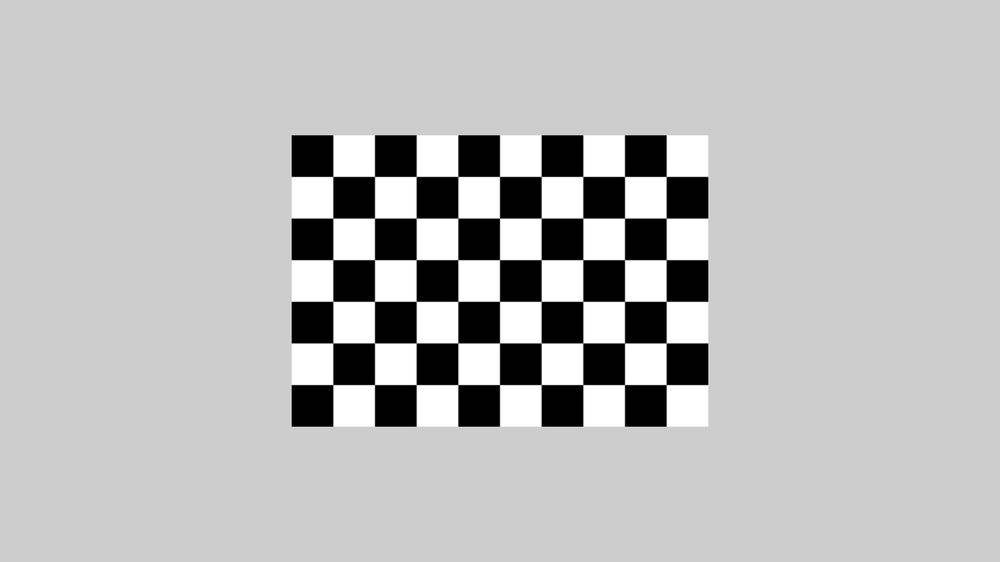
#> input picture labs1 - optic/data/chessboard/calib_01.png, 1000 x 562 px, shrunk from 1920 x 1080 before the run; its folder holds 4 pictures in this run
$ python calibrate.py
#> lines starting #> are read from the running program, lines starting #| are printed output that depends on the picture; after the words box and inside, x2 and y2 are one past the last pixel; in counts of white or black regions, pixels touching at a corner belong together
import cv2
import numpy as np
import glob
from pathlib import Path

# ---------- НАСТРОЙКИ ----------
CHESSBOARD = (9, 6)      # количество ВНУТРЕННИХ углов (ширина, высота)
SQUARE_SIZE = 25         # размер клетки в мм

CHESS_DIR = 'data/chessboard'
RESULTS_DIR = Path('results')
RESULTS_DIR.mkdir(exist_ok=True)

# ---------- ПРОВЕРКА ВХОДНЫХ ДАННЫХ ----------
images = glob.glob(f'{CHESS_DIR}/*.jpg') + glob.glob(f'{CHESS_DIR}/*.png')
print(f'Найдено изображений: {len(images)}')

if len(images) == 0:
    raise SystemExit(
        f'[!] В папке {CHESS_DIR} нет изображений.\n'
        f'    Положите 15-20 фото шахматной доски (jpg/png) и запустите снова.'
    )

# ---------- ЭТАЛОННЫЕ 3D-ТОЧКИ ----------
objp = np.zeros((CHESSBOARD[0] * CHESSBOARD[1], 3), np.float32)
objp[:, :2] = np.mgrid[0:CHESSBOARD[0], 0:CHESSBOARD[1]].T.reshape(-1, 2)
objp *= SQUARE_SIZE

objpoints = []   # 3D-точки в реальном мире
imgpoints = []   # 2D-точки на изображениях
img_size = None  # размер изображения (ширина, высота)

# ---------- ПОИСК УГЛОВ НА КАЖДОМ ФОТО ----------
found = 0
for fname in images:
    img = cv2.imread(fname)
#> img is the input picture: shape (562, 1000, 3); min 0, max 255, mean 188.3
    if img is None:
        print(f'[!] Не удалось прочитать: {fname}')
        continue

    gray = cv2.cvtColor(img, cv2.COLOR_BGR2GRAY)

    # Запоминаем размер изображения (нужен для calibrateCamera)
    if img_size is None:
        img_size = gray.shape[::-1]  # (width, height)
#> img_size = (1000, 562)

    ret, corners = cv2.findChessboardCorners(gray, CHESSBOARD, None)
#> ret = True; corners = 54 rows, first 8: [333, 176.5], [374.3, 176.3], [416, 176.5], [458, 176.5], [499.7, 176.3], [541, 176.5], [583, 176.5], [624.3, 176.3]
    if not ret:
        print(f'[!] Доска не найдена: {fname}')
        continue

    # Уточняем углы с субпиксельной точностью
    criteria = (cv2.TERM_CRITERIA_EPS + cv2.TERM_CRITERIA_MAX_ITER, 30, 0.001)
    corners2 = cv2.cornerSubPix(gray, corners, (11, 11), (-1, -1), criteria)
#> corners2 = 54 rows, first 8: [332.8, 176.4], [374.5, 176.4], [416.2, 176.4], [457.8, 176.4], [499.5, 176.4], [541.2, 176.4], [582.8, 176.4], [624.5, 176.4]

    objpoints.append(objp)
    imgpoints.append(corners2)
    found += 1

    # Визуализация найденных углов
    vis = img.copy()
    cv2.drawChessboardCorners(vis, CHESSBOARD, corners2, ret)
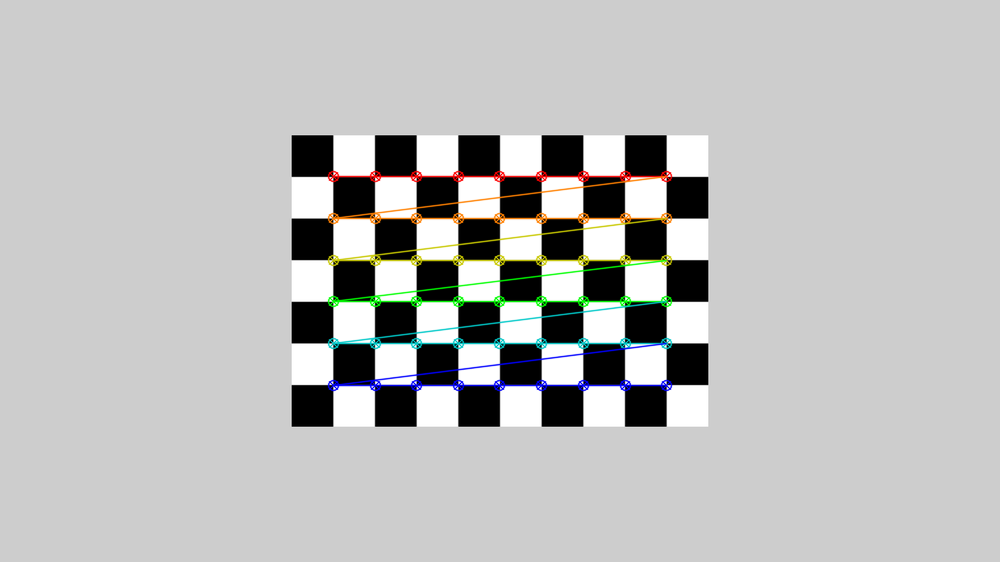
#> vis: shape (562, 1000, 3); 2.69% of pixels changed, all inside (x1, y1, x2, y2) = (327, 170, 673, 392)
    out_name = RESULTS_DIR / f'chessboard_detected_{Path(fname).stem}.jpg'
    cv2.imwrite(str(out_name), vis)
#> pass 2 of the loop `for fname in images:`:
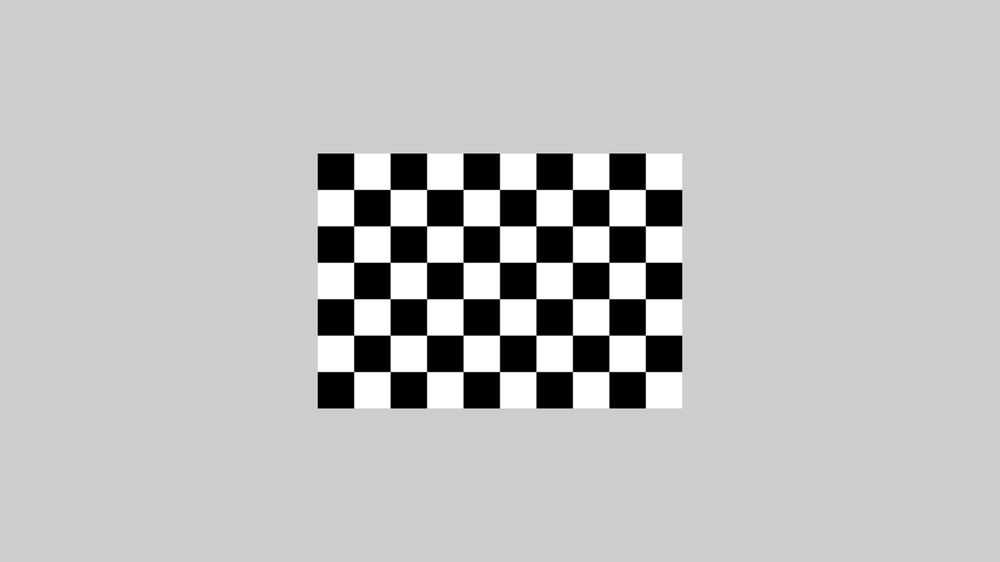
#> input picture labs1 - optic/data/chessboard/calib_02.png, 1000 x 562 px, shrunk from 1920 x 1080 before the run
#> img is the input picture: shape (562, 1000, 3); min 0, max 255, mean 192.2
#> corners = 54 rows, first 8: [354, 189.5], [390, 189.5], [426.7, 189.3], [463, 189.5], [499.7, 189.3], [536, 189.5], [572.5, 189.5], [609, 189.5]
#> corners2 = 54 rows, first 8: [353.6, 189.4], [390.2, 189.4], [426.6, 189.4], [463.1, 189.4], [499.5, 189.4], [535.9, 189.4], [572.4, 189.5], [608.8, 189.4]
#> `cv2.drawChessboardCorners(vis, CHESSBOARD, corners2, ret)`:
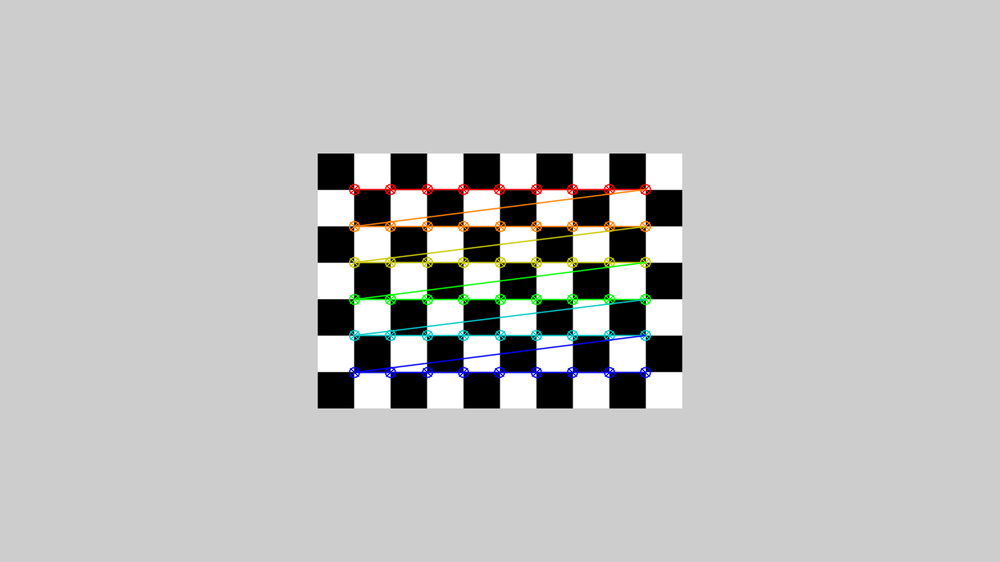
#> vis: shape (562, 1000, 3); 2.44% of pixels changed, all inside (x1, y1, x2, y2) = (348, 183, 652, 379)
#> pass 3 of the loop `for fname in images:`:
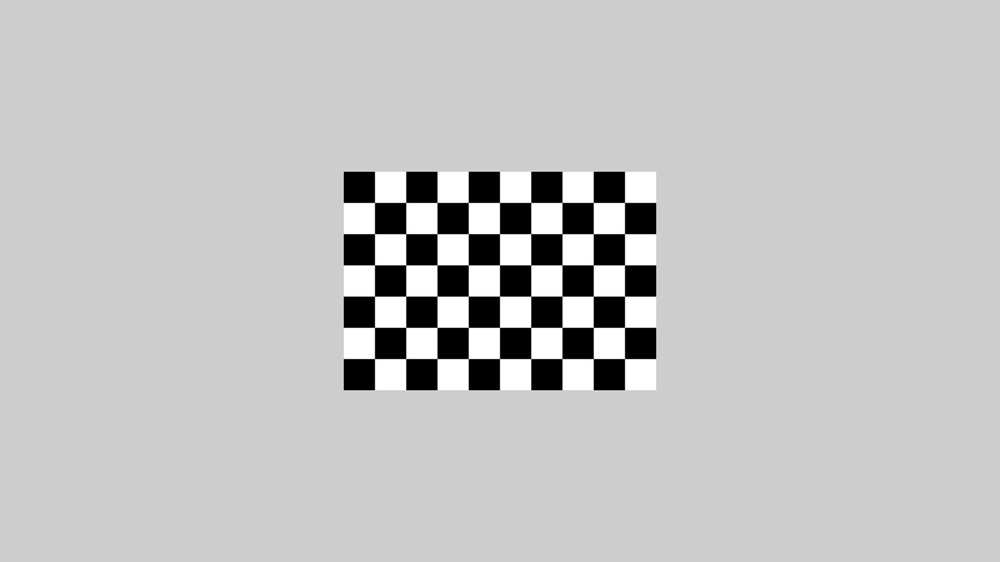
#> input picture labs1 - optic/data/chessboard/calib_03.png, 1000 x 562 px, shrunk from 1920 x 1080 before the run
#> img is the input picture: shape (562, 1000, 3); min 0, max 255, mean 195.6
#> corners = 54 rows, first 8: [374.7, 202.3], [406, 202.5], [437, 202.5], [468, 202.5], [499.7, 202.3], [531, 202.5], [562, 202.5], [593, 202.5]
#> corners2 = 54 rows, first 8: [374.5, 202.5], [405.7, 202.5], [437, 202.5], [468.3, 202.5], [499.5, 202.5], [530.7, 202.5], [562, 202.5], [593.3, 202.5]
#> `cv2.drawChessboardCorners(vis, CHESSBOARD, corners2, ret)`:
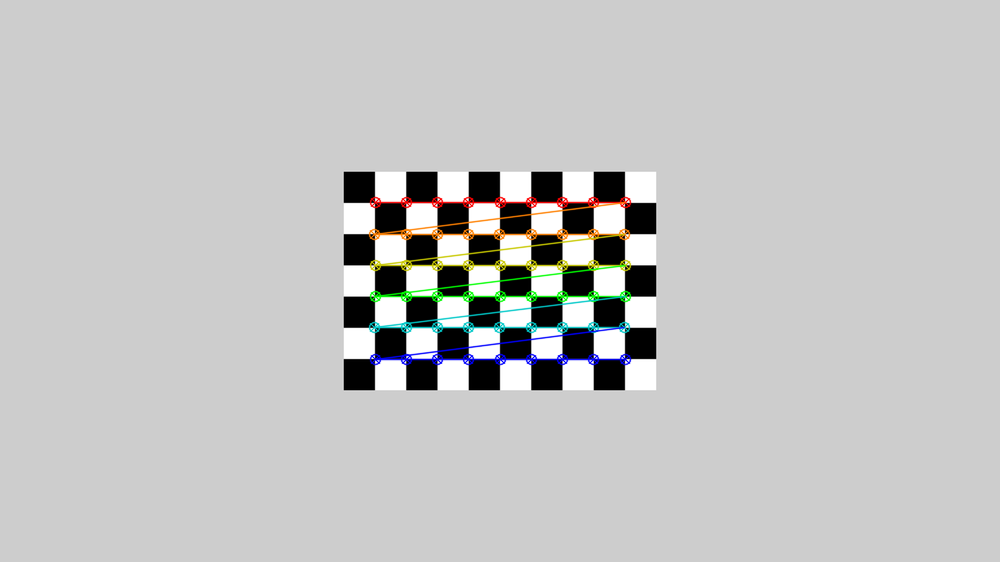
#> vis: shape (562, 1000, 3); 2.19% of pixels changed, all inside (x1, y1, x2, y2) = (368, 196, 632, 366)
#> the loop made 4 passes; the first 3 are shown

print(f'[i] Успешно обработано: {found} из {len(images)}')

if found < 5:
#> (the run stopped early here; a loop or call above may not have finished)
